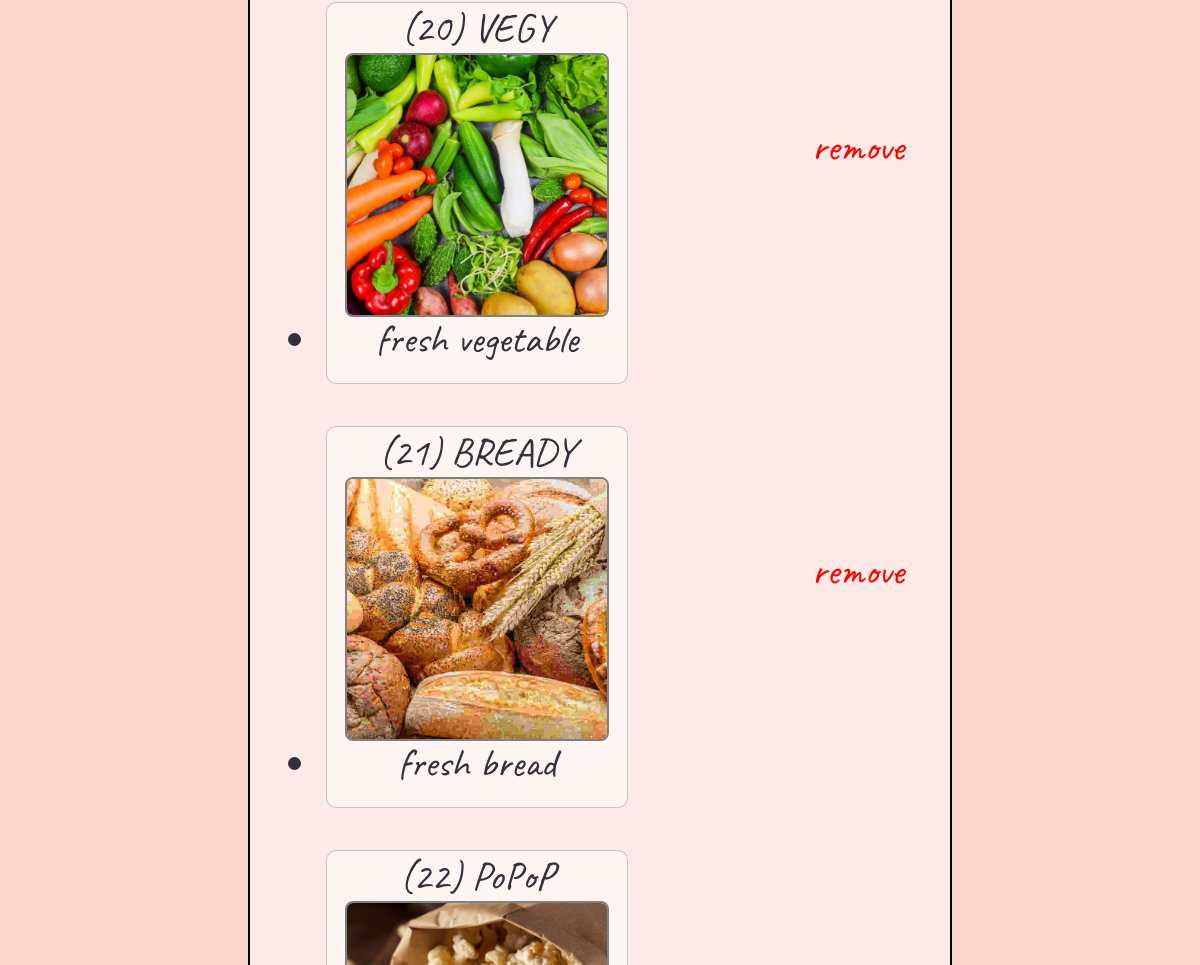
Before: /seller/myshop/3 (middle part) with the older database file.
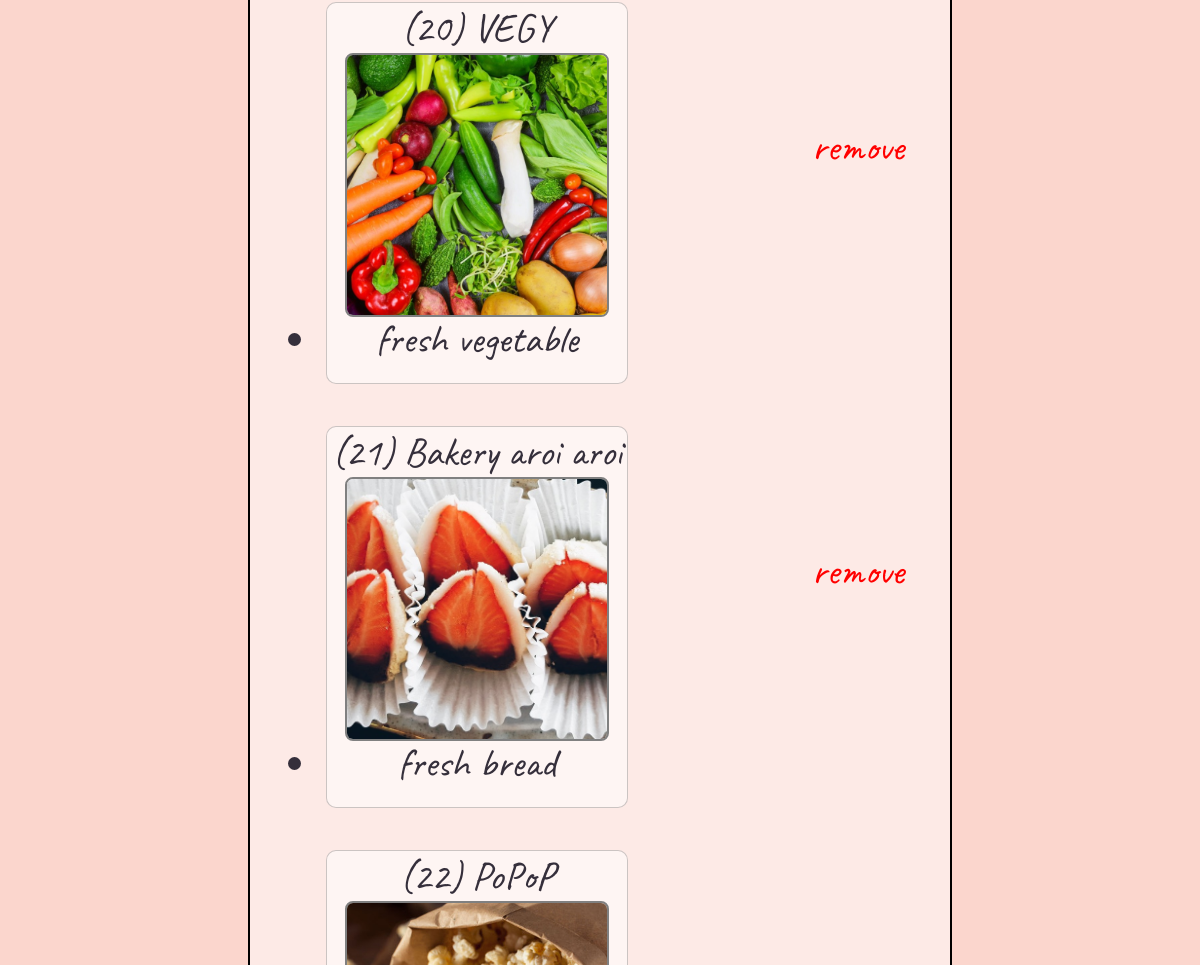
After: the same page with the newer database file.
### myshop/models.py (models this page shows)
class shop_detail(models.Model):
    seller_id = models.ForeignKey(seller_detail, on_delete=models.CASCADE, related_name = "shop", null=True)
    name = models.CharField(max_length=64)
    category = models.CharField(max_length=10, null=True)
    in_interact = models.CharField(max_length=100, null=True)
    ex_interact = models.CharField(max_length=64, null=True)
    shop_im = models.ImageField(upload_to='images/', default = "images/cartoon-style-cafe-front-shop-view_134830-697.webp")
    payment = models.CharField(max_length=100, null=True)
    def __str__(self):
        return f"({self.id}) {self.name}"

### myshop/views.py (the view)
# urls.py: path('', talard_view.index, name='homepage'),
def index(request, sid):
    shop = shop_detail.objects.filter(seller_id= sid)
    seller = seller_detail.objects.get(pk = sid)
    if request.method == 'POST':
        form = ShopForm(request.POST, request.FILES)
        if form.is_valid():
            newshop = form.save(commit=False)
            newshop.seller_id = seller
            newshop.save()
    else:
        form = ShopForm()
    return render(request, "myshop/myshop_index.html", {'form' : form, "shop":shop,"sid":sid})

### myshop/templates/myshop/myshop_index.html (shortened to what this page needs)
{% extends 'myshop/layout.html' %}
{% block body %}
<div class="conbox">
    <br><br>
    <ul>
    {% for s in shop %}
    <li>
        <div class="previewtalardbox">
        <a href= "{% url 'myshop' s.id %}">
        <div class="goshop"></div>
            {{ s }}
            <br><img src="{{ s.shop_im.url }}" class="shopimg"><br>
            <div class="spacetb">{{ s.ex_interact }}</div>
        </a>
        </div>
        <a href= "{% url 'delshop' s.id %}"
            onclick="
            if (confirm('Are you sure to remove your shop?')){
                return true;
            }
            else{
                event.stopPropagation();
                event.preventDefault();
            };"
            class="remove">remove</a>
    </li>
    {% empty %}
        <li>NO SHOP</li>
    {% endfor %}<br><br>
    </ul>
    <a class="logoutt" href="{% url 'seller_logout' %}">Logout</a><br><br><br>
</div>
<br><br>
{% endblock body %}

Changed rows visible on the page:
changed shop_detail "fresh bread": id+name "(21) BREADY" → "(21) Bakery aroi aroi"; shop_im: a different picture
